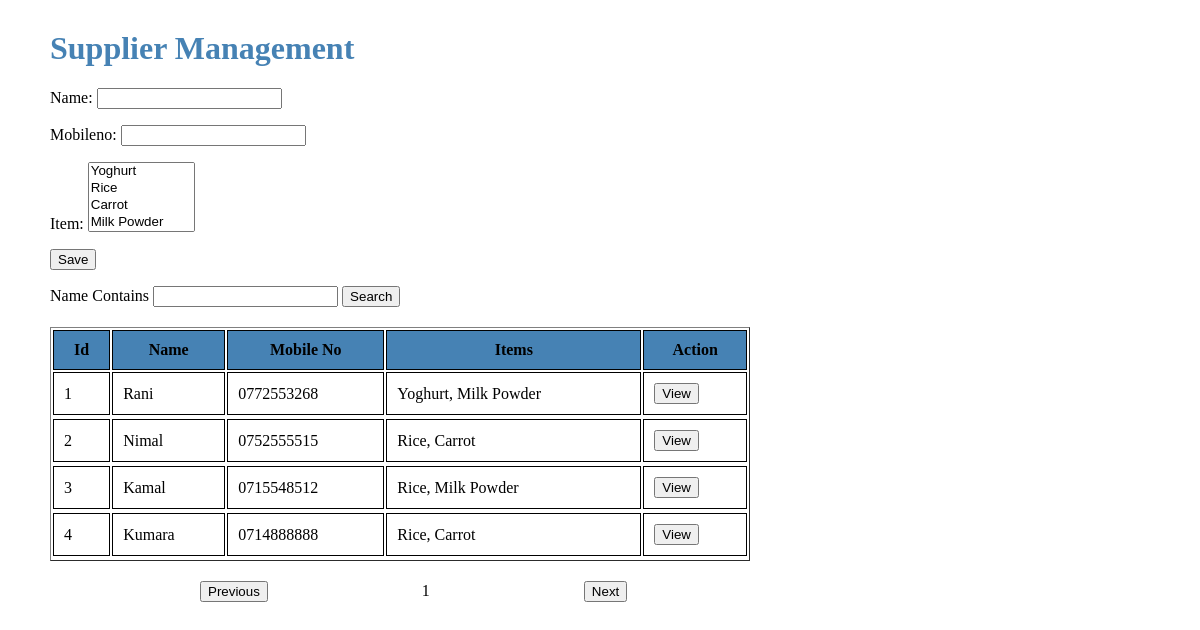
Page /app/supplier/ on the committed database.
### app/models.py (models this page shows, shortened)
class Item (models.Model):
    name = models.CharField(max_length = 20)
    price = models.DecimalField(max_digits = 8, decimal_places = 2)
    image = models.ImageField(upload_to = 'items')
    category = models.ForeignKey(Category, on_delete = models.CASCADE)
    unit = models.ForeignKey(Unit, on_delete = models.CASCADE)
    def __str__(self):
        return self.name

class Supplier (models.Model):
    name = models.CharField(max_length = 20)
    mobileno = models.CharField(max_length = 10)
    item = models.ManyToManyField(Item)

### app/views.py (the view)
# urls.py: path('supplier/', views.supplier_view),
def supplier_view(request):
    suppliers = Supplier.objects.all()
    if request.method == 'POST':
        form = SupplierForm(request.POST)
        if form.is_valid():
            form.save()
    else:
        form = SupplierForm()
    context_supplrs = {'form':form, 'supplrs':suppliers}
    return render(request , 'supplier.html', context_supplrs)

### app/forms.py
class SupplierForm(forms.ModelForm):
    class Meta:
        model = Supplier
        fields = '__all__'

### app/templates/supplier.html (shortened to what this page needs)
<html>
    <head>
        </head>
    <body>
    <h1>Supplier Management</h1>
    <form method="POST">
        {{form.as_p}}
        <input type="submit" value="Save">
    </form>
    <label>Name Contains</label>
    <input/>
    <button>Search</button>
    <table border="1">
    <tr class = "heading">
        <th>Id</th>
        <th>Name</th>
        <th>Mobile No</th>
        <th>Items</th>
        <th>Action</th>
    </tr>
    {% for supplier in supplrs %}
    <tr>
        <td>{{supplier.id}}</td>
        <td>{{supplier.name}}</td>
        <td>{{supplier.mobileno}}</td>
        <td>{{supplier.item.all|join:", "}}</td>
        <td><button>View</button></td>
    </tr>
    <tr>
    {% endfor %}
</table>
<button class = "previous">Previous</button>
<label class = "label1">1</label>
<button class = "next">Next</button>
</body>
</html>

### app/templates/supplier.html (style rules this page uses)
h1 { margin-top: 30px; color:steelblue; }
table { width: 700px; margin-top: 20px; margin-bottom: 20px; }
th, td { padding: 10px; border: 1px solid #000; }
.heading { background-color:steelblue; }
body { margin-left: 50px; }
.previous { margin-left: 150px; }
.next { margin-left: 150px; }
.label1 { margin-left: 150px; }

### rows in the picture
Supplier: id "1", name "Rani", mobileno "0772553268", item.all "Yoghurt, Milk Powder"
Supplier: id "2", name "Nimal", mobileno "0752555515", item.all "Rice, Carrot"
Supplier: id "3", name "Kamal", mobileno "0715548512", item.all "Rice, Milk Powder"
Supplier: id "4", name "Kumara", mobileno "0714888888", item.all "Rice, Carrot"
